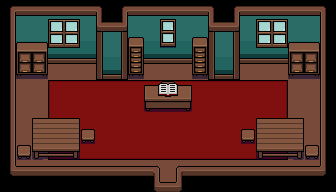

A 2D game scene composited from a Tiled map and its tileset images. What follows is a short description and the map's XML, with every tile layer's data as written:
An orthogonal 21x12 tile map with 16x16 px tiles, 3 tile layers (Base Layer, Ground Layer, Upper Layer), 3 tilesets and 3 objects (Entrance, Destination, NPC_26).

<map version="1.10" tiledversion="1.10.2" orientation="orthogonal" renderorder="right-down" width="21" height="12" tilewidth="16" tileheight="16" infinite="0" nextlayerid="13" nextobjectid="42">
 <properties>
  <property name="Building" type="bool" value="true" />
  <property name="BuildingID" type="int" value="12" />
  <property name="MapType" value="Town" />
  <property name="PetCafe" type="bool" value="true" />
 </properties>
 <tileset firstgid="1" source="../Tilesets/tsWalls_Floors.tsx" />
 <tileset firstgid="485" source="../Tilesets/tilesetHouses.tsx" />
 <tileset firstgid="1005" source="../Tilesets/Decor.tsx" />
 <layer id="6" name="Base Layer" width="21" height="12">
  <data encoding="csv">
46,46,46,46,46,46,46,46,46,46,46,46,46,46,46,46,46,46,46,46,46,
46,178,178,178,178,178,178,178,178,178,178,178,178,178,178,178,178,178,178,178,46,
46,200,200,200,200,200,178,178,200,200,200,200,200,178,178,200,200,200,200,200,46,
46,222,222,222,222,222,200,200,222,222,222,222,222,200,200,222,222,222,222,222,46,
46,375,375,375,375,375,222,222,375,375,375,375,375,222,222,375,375,375,375,375,46,
46,375,375,2129,2130,2130,2130,2130,2130,2130,2130,2130,2130,2130,2130,2130,2130,2131,375,375,46,
46,375,375,2152,2153,2153,2153,2153,2153,2153,2153,2153,2153,2153,2153,2153,2153,2154,375,375,46,
46,375,375,2152,2153,2153,2153,2153,2153,2153,2153,2153,2153,2153,2153,2153,2153,2154,375,375,46,
46,375,375,2152,2153,2153,2153,2153,2153,2153,2153,2153,2153,2153,2153,2153,2153,2154,375,375,46,
46,375,375,2175,2176,2176,2176,2176,2176,2176,2176,2176,2176,2176,2176,2176,2176,2177,375,375,46,
46,375,375,375,375,375,375,375,375,375,375,375,375,375,375,375,375,375,375,375,46,
46,46,46,46,46,46,46,46,46,46,375,46,46,46,46,46,46,46,46,46,46
</data>
 </layer>
 <layer id="7" name="Ground Layer" width="21" height="12">
  <data encoding="csv">
89,24,24,24,24,24,90,89,24,24,24,24,24,90,89,24,24,24,24,24,90,
91,0,0,2087,2088,0,23,25,0,0,2086,0,0,23,25,0,2087,2088,0,0,113,
91,0,0,2110,2111,0,45,47,0,0,2109,0,0,45,47,0,2110,2111,0,0,113,
91,1190,1191,68,68,68,45,47,1189,68,68,68,1189,45,47,68,68,68,1190,1191,113,
91,1213,1214,0,0,0,67,69,1212,0,0,0,1212,67,69,0,0,0,1213,1214,113,
91,0,0,0,0,0,0,0,0,0,1603,0,0,0,0,0,0,0,0,0,113,
91,0,0,0,0,0,0,0,0,1913,1914,1915,0,0,0,0,0,0,0,0,113,
91,0,0,0,0,0,0,0,0,0,0,0,0,0,0,0,0,0,0,0,113,
91,0,1373,1374,1375,1603,0,0,0,0,0,0,0,0,0,1603,1373,1374,1375,0,113,
91,1603,1396,1397,1398,0,0,0,0,0,0,0,0,0,0,0,1396,1397,1398,1603,113,
111,0,0,0,0,0,0,0,0,0,0,0,0,0,0,0,0,0,0,0,112,
0,0,0,0,0,0,0,0,0,111,0,112,0,0,0,0,0,0,0,0,0
</data>
 </layer>
 <layer id="8" name="Upper Layer" width="21" height="12">
  <data encoding="csv">
0,0,0,0,0,0,0,0,0,0,0,0,0,0,0,0,0,0,0,0,0,
0,0,0,0,0,0,0,0,0,0,0,0,0,0,0,0,0,0,0,0,0,
0,1167,1168,0,0,0,0,0,1166,0,0,0,1166,0,0,0,0,0,1167,1168,0,
0,0,0,0,0,0,0,0,0,0,0,0,0,0,0,0,0,0,0,0,0,
0,0,0,0,0,0,0,0,0,0,0,0,0,0,0,0,0,0,0,0,0,
0,0,0,0,0,0,0,0,0,1890,1891,1892,0,0,0,0,0,0,0,0,0,
0,0,0,0,0,0,0,0,0,0,0,0,0,0,0,0,0,0,0,0,0,
0,0,1350,1351,1352,0,0,0,0,0,0,0,0,0,0,0,1350,1351,1352,0,0,
0,0,0,0,0,0,0,0,0,0,0,0,0,0,0,0,0,0,0,0,0,
0,0,0,0,0,0,0,0,0,0,0,0,0,0,0,0,0,0,0,0,0,
0,2,2,2,2,2,2,2,2,3,0,1,2,2,2,2,2,2,2,2,0,
0,0,0,0,0,0,0,0,0,0,2,0,0,0,0,0,0,0,0,0,0
</data>
 </layer>
 <objectgroup id="4" name="Travel Layer">
  <object id="1" name="Entrance" x="160" y="188" width="16" height="4">
   <properties>
    <property name="EntranceDir" value="Up" />
    <property name="Map" value="mapTown" />
   </properties>
  </object>
 </objectgroup>
 <objectgroup id="9" name="MapObject" />
 <objectgroup id="5" name="Character Layer">
  <object id="40" name="Destination" x="16" y="80" width="304" height="80" />
  <object id="41" name="NPC_26" x="160" y="64" width="16" height="16" />
 </objectgroup>
</map>
